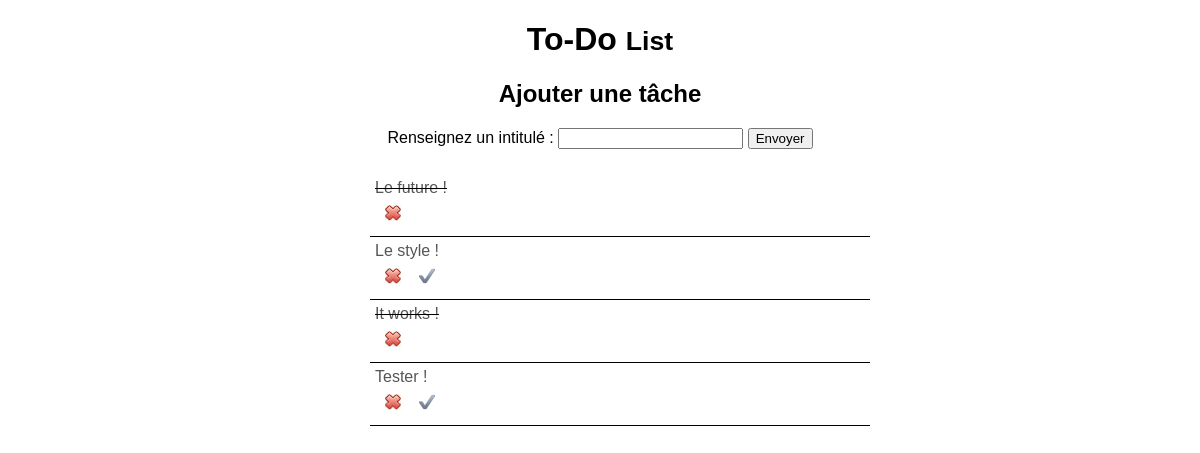
/todo/, run on the app's committed database.
### todoList/models.py (models this page shows, shortened)
class Task(models.Model):
    content = models.CharField(max_length=255)
    is_done = models.BooleanField(default=False)
    created_date = models.DateTimeField(auto_now_add=True)

### todoList/views.py (the view, shortened to what this page needs)
# urls.py: path('', views.index, name='index'),
def index(request):
    task_list = Task.objects.order_by('-created_date')
    form = TaskForm()
    context = {
        'task_list': task_list,
        'form': form,
    }
    return render(request, 'index.html', context)

### todoList/forms.py
class TaskForm(forms.ModelForm):
    content = forms.CharField(max_length=100, help_text = "Renseignez un intitulé")
    class Meta:
        model = Task
        fields = ('content',)

### todoList/templates/index.html (shortened to what this page needs)
{% load static %}
<!DOCTYPE html>
<html>
<head>
        <link rel="stylesheet" type="text/css" href="{% static 'style.css' %}">
</head>
<body>
    <div class="form-group">
      <h1>To-Do <small>List</small></h1>
      {% include "form.html" %}
    </div>
    {% if task_list %}
      <ul id="todo">
      {% for task in task_list %}
        <li class="{% if task.is_done %}done{% endif %}">
          <a href="{% url 'edit' task.id %}">
            {{ task.content }}
          </a>
          <div class="action">
            <a href="{% url 'delete' task.id %}" class="icon-delete"></a>
            {% if not task.is_done %}
              <a href="{% url 'done' task.id %}" class="icon-done"></a>
            {% endif %}
          </div>
        </li>
      {% endfor %}
      </ul>
    {% else %}
        <h2>Pas de tâche</h2>
    {% endif %}
</body>
</html>

### todoList/static/style.css (style rules this page uses)
body { font-family: Purisa, sans-serif; }
a { color: #555; text-decoration: none; }
.form-group { text-align: center; padding-bottom: 25px; }
#todo { margin: 0 auto; width: 500px; list-style: none; }
#todo li { padding: 5px; border-bottom: 1px solid black; }
.icon-delete { background: url(./delete.gif) no-repeat 10px 8px; text-indent: 30px; display: inline-block; width: 30px; height: 30px; }
.icon-done { background: url(./done.png) no-repeat 10px 8px; text-indent: 30px; display: inline-block; width: 30px; height: 30px; }
.done { text-decoration: line-through; }

### data on the page
Task: content "Le future !"
Task: content "Le style !", is_done False (drawn)
Task: content "It works !"
Task: content "Tester !", is_done False (drawn)

### other printed values
{{ field.help_text }} "Renseignez un intitulé"
